Frame 1 (no input): blank canvas, image omitted
Frame 60 (the mouse pressed at the canvas centre just before this capture): blank canvas, image omitted
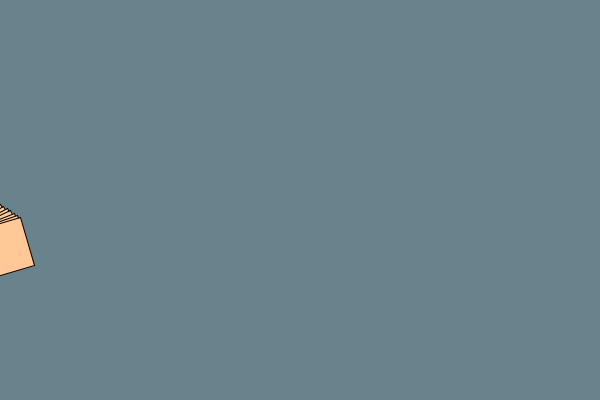
Frame 120 (the mouse held since frame 60 and released just before this capture)

The Processing sketch whose frames 1 and 60 were blank and that drew this single picture after the mouse press (run headless with seeded random() and noise(); from frame 60 on, the mouse is pressed at the canvas centre):

// Processing sketch: processing_183341
// ── processing_183341.pde

float x;
float y;
float angle;
float deltaAngle;
color c;
 
void setup() {
  size (600,400);
y = random(height);
x = -width*.25;
  angle=0;
  deltaAngle=0.05;
  c=color(0,  228,  228,15);
  rectMode(CENTER);
  background(#68838B);
  smooth();
}
 
void draw() {
  c = color(y,200,150);
  fill(c);
    if (x<width) {
      x++;
      angle+=deltaAngle;
    }
    else {
      y = random(height);
      x = -width*.25;
      deltaAngle=random(-0.1,0.1);
      c=color(random(150,255),0,0);
    }
  pushMatrix(); 
  translate(x,y);
  rotate(angle);
  float size = map(0,0,width/2,0.5,1);
  rect(0,0,width*0.4*size,height*0.25*size);
  popMatrix();
   
}
